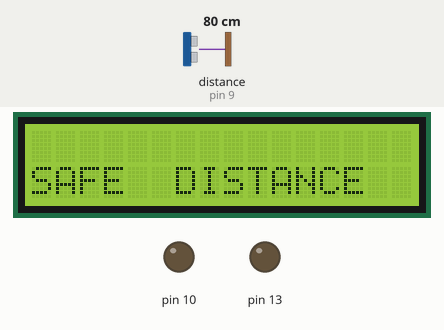
A sketch run on a simulated Arduino Uno, built with avr-gcc and run on an emulated ATmega328P. Parts: 16×2 character LCD, output pins drawn as LEDs (lit = HIGH). Wiring (inferred from the names in the program): ultrasonic range finder: trigger pin 8; echo pin 9. The test bench sets the inputs (shaded band); at power-on: distance to the obstacle (sensor on pin 9) 80 cm. The echo pulse lasts 58.3 µs per cm; pins used as bus, display or sensor lines are not drawn; what the sketch prints to the serial monitor is not drawn.

Above: at 6.2 s.
6.3 s: distance to the obstacle (sensor on pin 9) set to 23 cm
9.3 s: distance to the obstacle (sensor on pin 9) set to 18 cm
At 10.5 s:
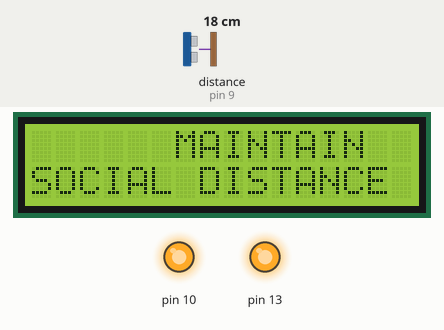
10.9 s: distance to the obstacle (sensor on pin 9) set to 60 cm
At 11.51 s:
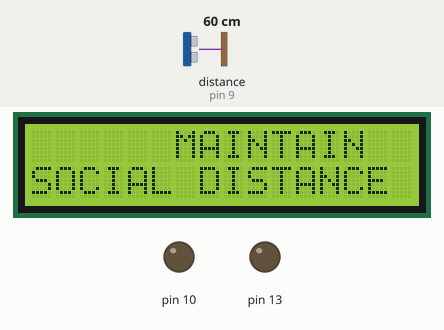
13.0 s: distance to the obstacle (sensor on pin 9) set to 2 cm
At 13.01 s:
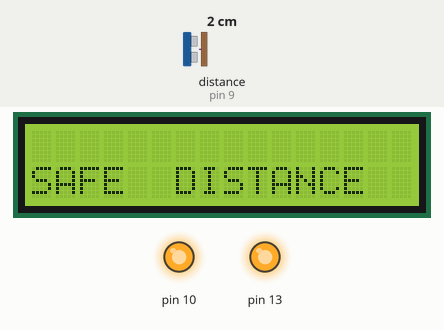
14.5 s: distance to the obstacle (sensor on pin 9) set to 35 cm
At 16.3 s:
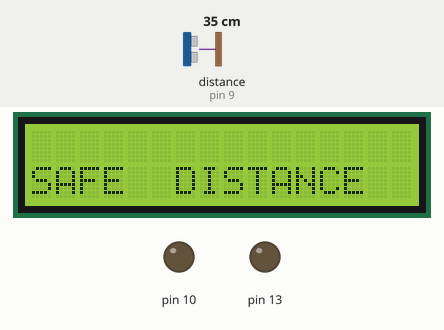
Timing chart, 0 to 17.7 s (numbered marks = the images above; inputs shaded):
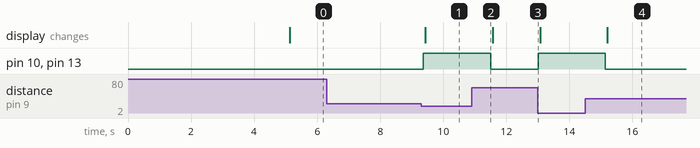

Measured:
- the behaviour switches between 21 and 20 cm on distance to the obstacle (sensor on pin 9) (found by bisection; images 0 and 1)
- after the input at 6.3 s, every drawn part: stays the same
- after the input at 9.3 s, pin 10, pin 13: LOW → HIGH after 0.07 s; the display: changes after 0.13 s (image 1)
- after the input at 10.9 s, pin 10, pin 13: HIGH → LOW after 0.60 s
- after the input at 13.0 s, pin 10, pin 13: LOW → HIGH at once
- after the input at 14.5 s, pin 10, pin 13: HIGH → LOW after 0.64 s; the display: changes after 0.71 s (image 4)

The sketch:

ULTRASONIC_AND_LCD.ino
```cpp
#include <LiquidCrystal.h>
LiquidCrystal lcd(12, 11, 5, 4, 3, 2);
const int trigPin = 8;
const int echoPin = 9;

long duration;
int distance;


void setup() {
  pinMode(trigPin, OUTPUT);
  pinMode(echoPin, INPUT);
  pinMode(13, OUTPUT);
   pinMode(10, OUTPUT);
  Serial.begin(9600);
  lcd.begin(16,2);
  lcd.setCursor(0, 0);
  lcd.print(" Wear Masks");
delay(5000);
}

void loop() {
    //
    digitalWrite(trigPin, LOW);
    delayMicroseconds(2);

    digitalWrite(trigPin, HIGH);
    delayMicroseconds(10);
    digitalWrite(trigPin, LOW);

    duration = pulseIn(echoPin, HIGH);

    distance= duration*0.034/2;

    Serial.print("Distance: ");
    Serial.println(distance);

    if(distance<20){

    digitalWrite(13, HIGH);
      digitalWrite(10, HIGH);
       lcd.begin(16,2);
       lcd.setCursor(0, 0);
  lcd.print("      MAINTAIN");
   lcd.setCursor(0, 1);
  lcd.print("SOCIAL DISTANCE");

     delay(1000);}
    else
   {

  digitalWrite(13, LOW);
   digitalWrite(10, LOW);
   lcd.begin(16,2);
   lcd.setCursor(0, 1);
  lcd.print("SAFE  DISTANCE");

    }
}
```
